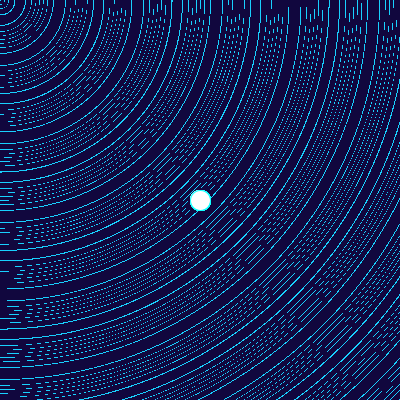
Frame 1 (no input)
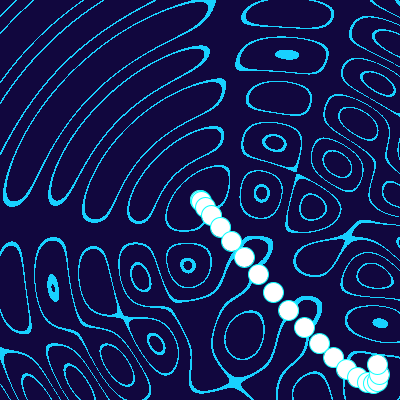
Frame 60 (the mouse pressed at the canvas centre just before this capture)
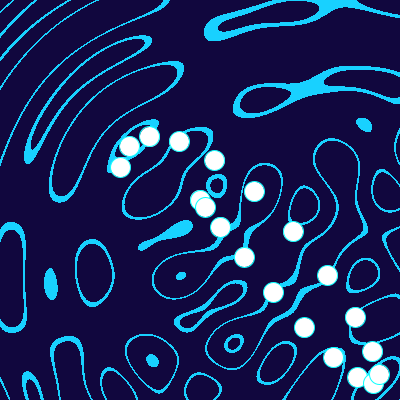
Frame 120 (the mouse held since frame 60 and released just before this capture)

The Processing sketch that drew these frames (run headless with seeded random() and noise(); from frame 60 on, the mouse is pressed at the canvas centre):

// Processing sketch: matrixFluidaExempl
// ── matrixFluidaExempl.pde
PVector[] points;

void setup() {
  size(400, 400);
  points = new PVector[20];
  for(int i=0; i<points.length; i++) {
    points[i] = new PVector();
  }
  
}

void draw() {
  float f = frameCount * 0.1;
  float d;
  int count = points.length;
  smooth(4);
  loadPixels();
  for(int x=0; x<width; x++) {
    for(int y=0; y<height; y++) {
      d = 0;
      for(int i=0; i<count; i++) {
        d += sin(dist(x, y, points[i].x, points[i].y)*0.08);        
      }
      d /= points.length;
      pixels[x+y*width] = floor(d * 30 + f) % 9 == 0 ? #18D1FF : #11073E;
    }
  }
  updatePixels();
  for(int i=0; i<points.length; i++) {
    stroke(i, 255, 255);
    points[i].set(width/2 + width/2 * sin(frameCount*i*0.0011) * sin(frameCount*i*0.0017), 
      width/2 + width/2 * sin(frameCount*i*0.0013) * sin(frameCount*i*0.0019));
      ellipse(points[i].x, points[i].y, 20, 20);
  }
}
